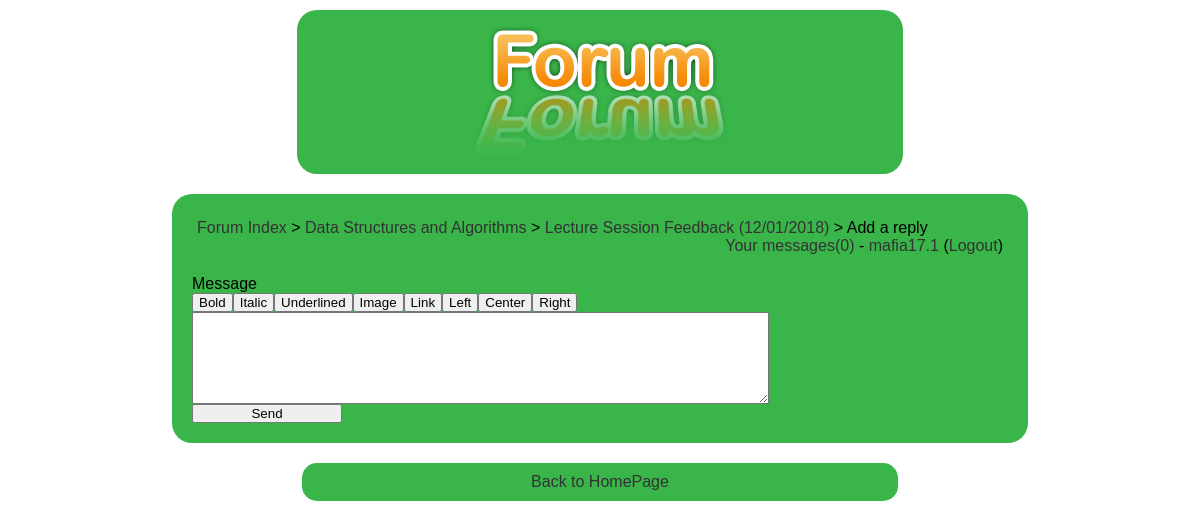
The app's page /new_reply.php?id=1 (signed in) with its own data.
### tables this page shows
CREATE TABLE `topics` (
  `parent` smallint(6) NOT NULL,
  `id` int(11) NOT NULL,
  `id2` int(11) NOT NULL,
  `title` varchar(256) NOT NULL,
  `message` longtext NOT NULL,
  `authorid` int(11) NOT NULL,
  `timestamp` int(11) NOT NULL,
  `timestamp2` int(11) NOT NULL
);

CREATE TABLE `categories` (
  `id` smallint(6) NOT NULL,
  `name` varchar(256) NOT NULL,
  `description` text NOT NULL,
  `position` smallint(6) NOT NULL
);

### config.php (called while the page is built, shortened)
<?php
$url_home = 'index.php';
$design = 'default';
?>

### new_reply.php (the view, shortened to what this page needs)
<?php
include('config.php');
if(isset($_GET['id']))
{
	$id = intval($_GET['id']);
if(isset($_SESSION['username']))
{
	$dn1 = mysqli_fetch_array(mysqli_query($connection,'select count(t.id) as nb1, t.title, t.parent, c.name from topics as t, categories as c where t.id="'.$id.'" and t.id2=1 and c.id=t.parent group by t.id'));
if($dn1['nb1']>0)
{
?>
<!DOCTYPE html PUBLIC "-//W3C//DTD XHTML 1.0 Transitional//EN" "http://www.w3.org/TR/xhtml1/DTD/xhtml1-transitional.dtd">
<html xmlns="http://www.w3.org/1999/xhtml">
    <head>
        <link href="<?php echo $design; ?>/style.css" rel="stylesheet" title="Style" />
    </head>
    <body>
    	<div class="header">
        	<a href="<?php echo $url_home; ?>"><img src="<?php echo $design; ?>/images/logo.png" alt="Forum" /></a>
	    </div>
        <div class="content">
<?php
$nb_new_pm = mysqli_fetch_array(mysqli_query($connection,'select count(*) as nb_new_pm from pm where ((user1="'.$_SESSION['userid'].'" and user1read="no") or (user2="'.$_SESSION['userid'].'" and user2read="no")) and id2="1"'));
$nb_new_pm = $nb_new_pm['nb_new_pm'];
?>
<div class="box">
	<div class="box_left">
    	<a href="<?php echo $url_home; ?>">Forum Index</a> &gt; <a href="list_topics.php?parent=<?php echo $dn1['parent']; ?>"><?php echo htmlentities($dn1['name'], ENT_QUOTES, 'UTF-8'); ?></a> &gt; <a href="read_topic.php?id=<?php echo $id; ?>"><?php echo htmlentities($dn1['title'], ENT_QUOTES, 'UTF-8'); ?></a> &gt; Add a reply
    </div>
	<div class="box_right">
    	<a href="list_pm.php">Your messages(<?php echo $nb_new_pm; ?>)</a> - <a href="profile.php?id=<?php echo $_SESSION['userid']; ?>"><?php echo htmlentities($_SESSION['username'], ENT_QUOTES, 'UTF-8'); ?></a> (<a href="login.php">Logout</a>)
    </div>
</div>
<?php
if(isset($_POST['message']) and $_POST['message']!='')
{
	include('bbcode_function.php');
	$message = $_POST['message'];
	if(get_magic_quotes_gpc())
	{
		$message = stripslashes($message);
	}
	$message = mysqli_real_escape_string($connection,bbcode_to_html($message));
	if(mysqli_query($connection,'insert into topics (parent, id, id2, title, message, authorid, timestamp, timestamp2) select "'.$dn1['parent'].'", "'.$id.'", max(id2)+1, "", "'.$message.'", "'.$_SESSION['userid'].'", "'.time().'", "'.time().'" from topics where id="'.$id.'"') and mysqli_query($connection,'update topics set timestamp2="'.time().'" where id="'.$id.'" and id2=1'))
	{
	?>
	<div class="message">The message have successfully been sent.<br />
	<a href="read_topic.php?id=<?php echo $id; ?>">Go to the topic</a></div>
	<?php
	}
	else
	{
		echo 'An error occurred while sending the message.';
	}
}
else
{
?>
<form action="new_reply.php?id=<?php echo $id; ?>" method="post">
    <label for="message">Message</label><br />
    <div class="message_buttons">
        <input type="button" value="Bold" onclick="javascript:insert('[b]', '[/b]', 'message');" /><input type="button" value="Italic" onclick="javascript:insert('[i]', '[/i]', 'message');" /><input type="button" value="Underlined" onclick="javascript:insert('[u]', '[/u]', 'message');" /><input type="button" value="Image" onclick="javascript:insert('[img]', '[/img]', 'message');" /><input type="button" value="Link" onclick="javascript:insert('[url]', '[/url]', 'message');" /><input type="button" value="Left" onclick="javascript:insert('[left]', '[/left]', 'message');" /><input type="button" value="Center" onclick="javascript:insert('[center]', '[/center]', 'message');" /><input type="button" value="Right" onclick="javascript:insert('[right]', '[/right]', 'message');" />
    </div>
    <textarea name="message" id="message" cols="70" rows="6"></textarea><br />
    <input type="submit" value="Send" />
</form>
<?php
}
?>
		</div>
		<div class="foot"><a href="index.html">Back to HomePage</a></div>
	</body>
</html>
<?php
}
else
{
	echo '<h2>The topic you want to reply doesn\'t exist.</h2>';
}
}
}
else
{
	echo '<h2>The ID of the topic you want to reply is not defined.</h2>';
}
?>

### default/style.css (style rules this page uses)
* { margin:0px; padding:0px; }
body { background:#ffffff; padding-left:10%; padding-right:10%; font-family:Arial, Geneva, sans-serif; }
a { text-decoration:none; color:#333333; }
img, table, tr, td { border:0px; }
input[type=text], input[type=submit], input[type=button], input[type=password] { width:150px; }
label { width:200px; display:inline-block; vertical-align:top; text-align:left; }
.message_buttons input { width:auto; padding:0px 5px; }
.header { margin:auto; margin-top:10px; padding:15px; background:#39b54a; width:60%; -moz-border-radius:20px; -webkit-border-radius:20px; border-radius:20px; text-align:center; }
.foot { text-align:center; background:#39b54a; width:60%; -moz-border-radius:15px; -webkit-border-radius:15px; border-radius:15px; padding:10px; margin:20px auto; }
.content { background:#39b54a; width:85%; -moz-border-radius:20px; -webkit-border-radius:20px; border-radius:20px; margin:auto; padding:20px; margin-top:20px; }
.box_left { float:left; }
.box_right { float:right; }
.box { background:#39b54a; -moz-border-radius:10px; -webkit-border-radius:10px; border-radius:10px; margin:auto; padding:5px; margin-bottom:15px; }

### records on screen
topics: categories.name "Data Structures and Algorithms", title "Lecture Session Feedback (12/01/2018)"

### other values on screen
$nb_new_pm "0"
$_SESSION['username'] "mafia17.1"
